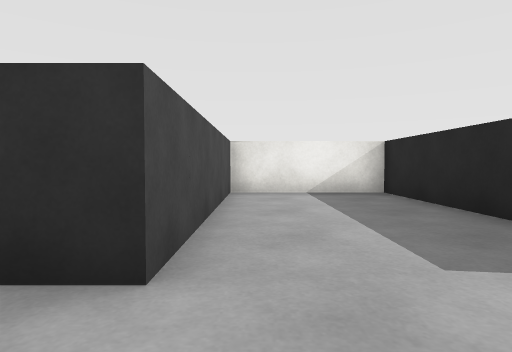
view 1 (above)

19 first-person views from a walk through a 3-D level made in the Unity game engine. The camera is 0.55 m above the floor, tilts 2° down and sees 75° across. The floor is counted in squares, 1 m on a side. Each view is taken from the middle of a square. On the plan, view 1 faces up. The plan holds only what a view shows up to about 9 squares ahead; the rest is blank. The place goes on beyond the plan. The player is left out. Some surface patterns are stand-ins.

view 2
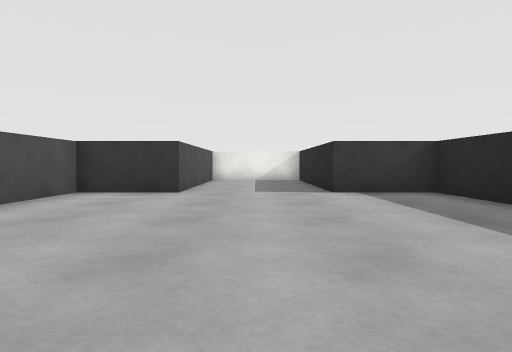

view 3
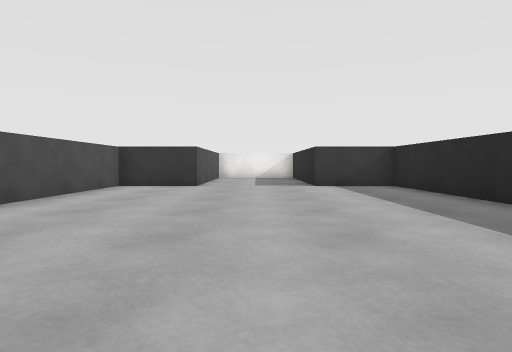

view 4
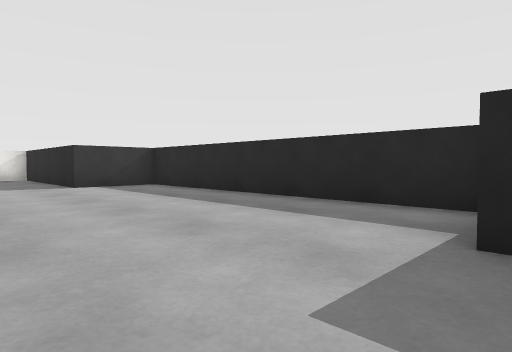

view 5
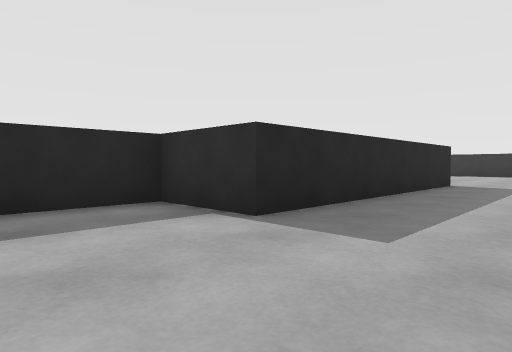

view 6
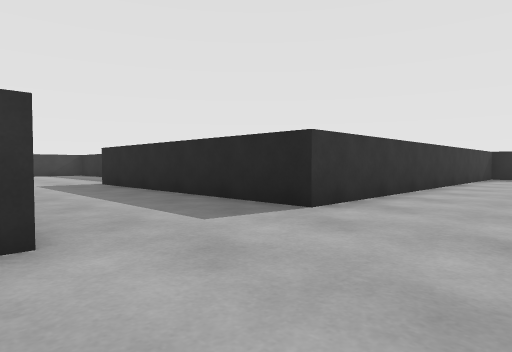

view 7
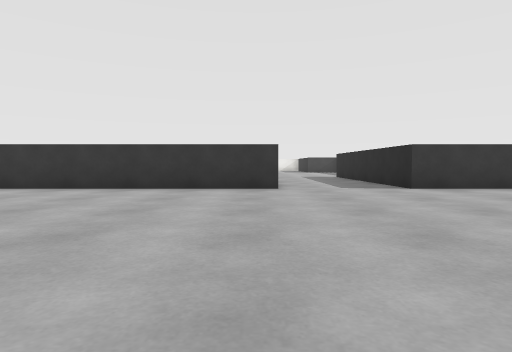

view 8
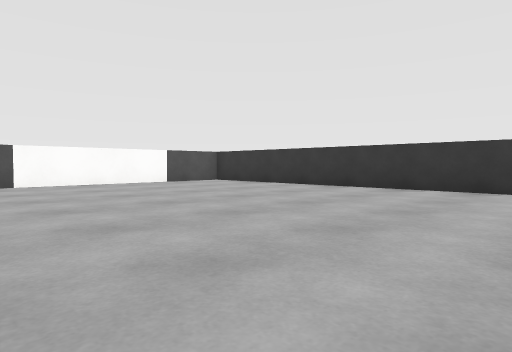

view 9
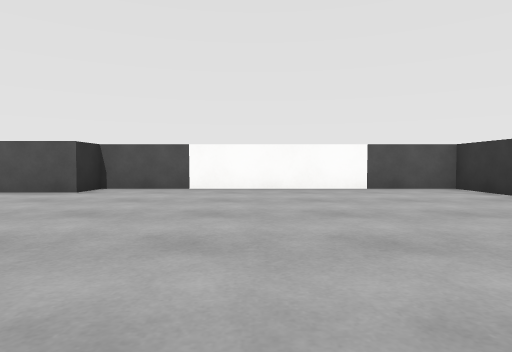

view 10
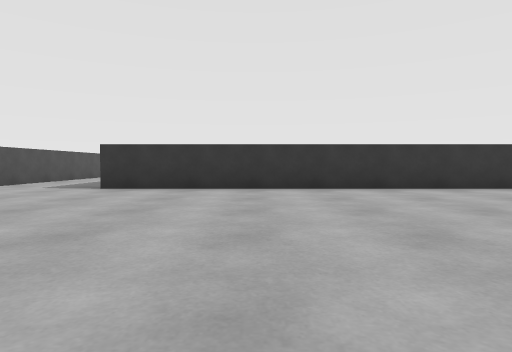

view 11
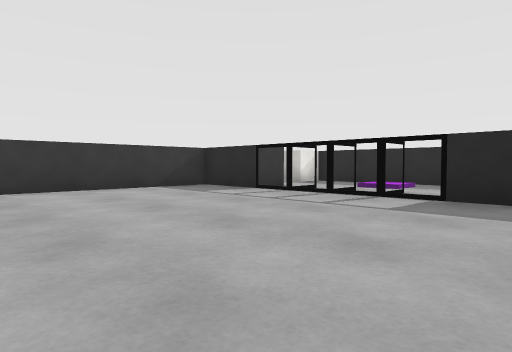

view 12
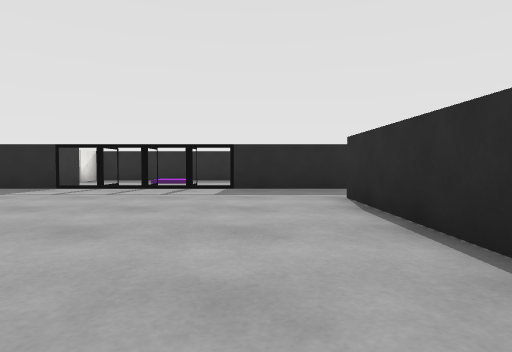

view 13
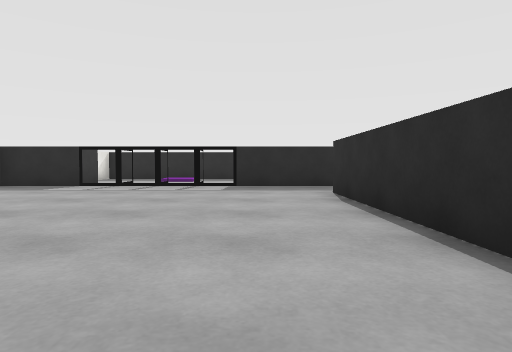

view 14
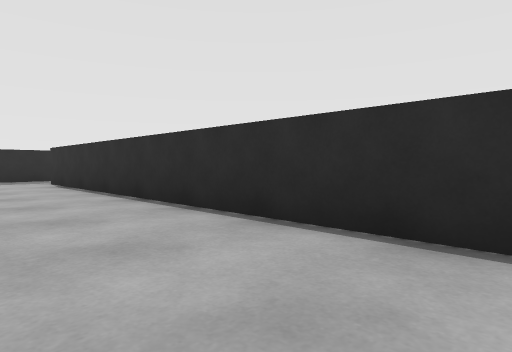

view 15
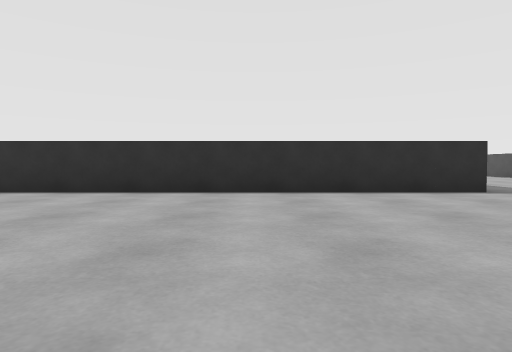

view 16
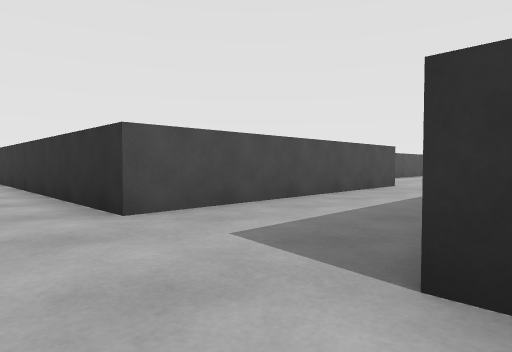

view 17
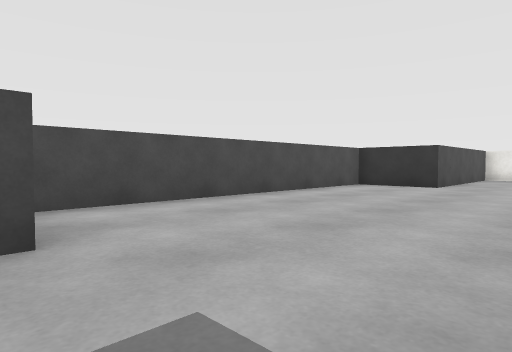

view 18
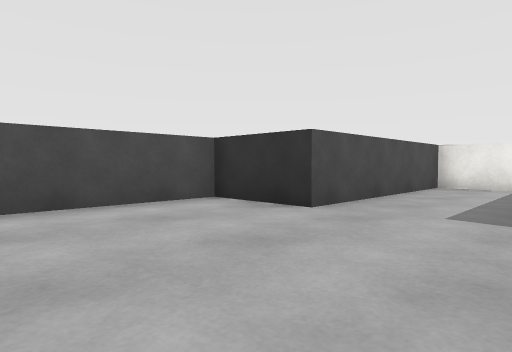

view 19
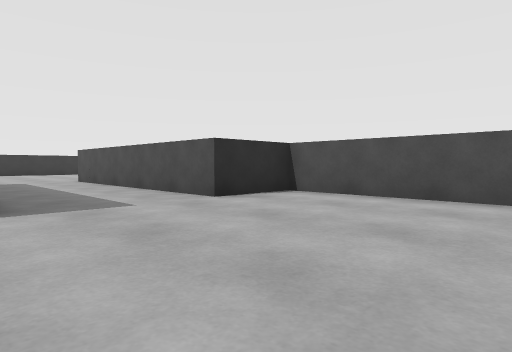

### Floor plan
Points are (right, up) in squares from view 1. A wall is a line through its corners. A room is listed if a view was taken in it or the views show most of it. See-through windows are left out.
Room 1 (views 1, 2, 3, 4, 5, 6, 7, 8, 9, 10, 11, 12, 13, 14, 15, 16, 17, 18, 19)
walls: (-3.6, -21.5) (11.5, -21.5); (-10.5, -19.4) (-10.5, -21.5) (-9.5, -21.5) (-9.5, -22.5); (14.5, -15.5) (13.5, -15.5) (13.5, -13.5) (2.5, -13.5) (2.5, -6.5) (4.5, -6.5) (4.5, 1.5) (2.5, 1.5) (2.5, 6.5); (13.5, -22.1) (13.5, -19.5); (-0.5, 6.6) (-0.5, 1.5) (-2.5, 1.5) (-2.5, -6.5) (-0.5, -6.5) (-0.5, -13.5) (-10.5, -13.5) (-10.5, -15.5)
objects: block (-12, -19) to (-11, -19); block (-12, -18) to (-11, -18); block (-12, -17) to (-11, -17); block (-12, -16) to (-11, -16); block (0, 7); block (1, 7); block (2, 7); other object (14, -19); other object (14, -18); other object (14, -17); other object (14, -16)

Positions as (right, up) in squares from view 1, and headings:
1: (0, 0), facing up
2: (1, -5), facing up
3: (1, -7), facing up
4: (0, -7), facing up-right
5: (0, -4), facing down-right
6: (-1, -16), facing up-right
7: (-1, -21), facing up
8: (-1, -21), facing up-left
9: (-3, -18), facing left
10: (6, -21), facing up
11: (8, -21), facing up-right
12: (6, -20), facing right
13: (5, -20), facing right
14: (1, -19), facing down-right
15: (1, -15), facing down
16: (3, -15), facing up-left
17: (2, -7), facing up-left
18: (2, -2), facing up-left
19: (3, -2), facing down-left
